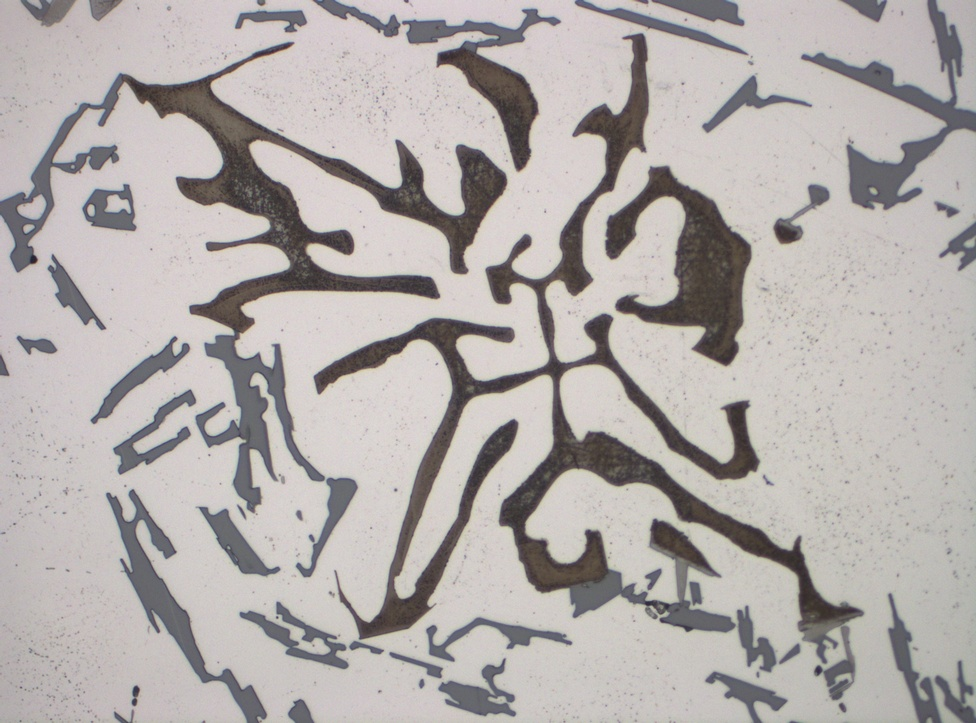
%> input picture mikrostruktura.jpg, 976 x 723 px, shrunk from 2080 x 1540 before the run
$ octave Color_segmentation.m   (GNU Octave 9; MATLAB toolbox functions it lacks are replaced by stand-ins)
%> lines starting %> are read from the running program, lines starting %| are printed output that depends on the picture; in (x1, y1, x2, y2) boxes, pixels count from 0 and x2, y2 are one past the last pixel; in counts of white or black regions, pixels touching at a corner belong together; the program's own positions count from 1
%%
clear all;
I = imread('mikrostruktura.jpg');
%> I is the input picture: size 723x976x3 uint8; mean R, G, B 177.9, 172.5, 170.6
imshow(I);
%% RGB color space
rmat = I(:,:,1);
gmat = I(:,:,2);
bmat = I(:,:,3);


subplot(2,2,1); imshow(rmat);
title('Red');
subplot(2,2,2); imshow(gmat);
title('green');
subplot(2,2,3); imshow(bmat);
title('blue');
subplot(2,2,4); imshow(I);
title('orginal');

%% Thresh hodling on each layer

levelr = 0.63;
levelg = 0.5;
levelb = 0.4;

i1=im2bw(rmat, levelr);
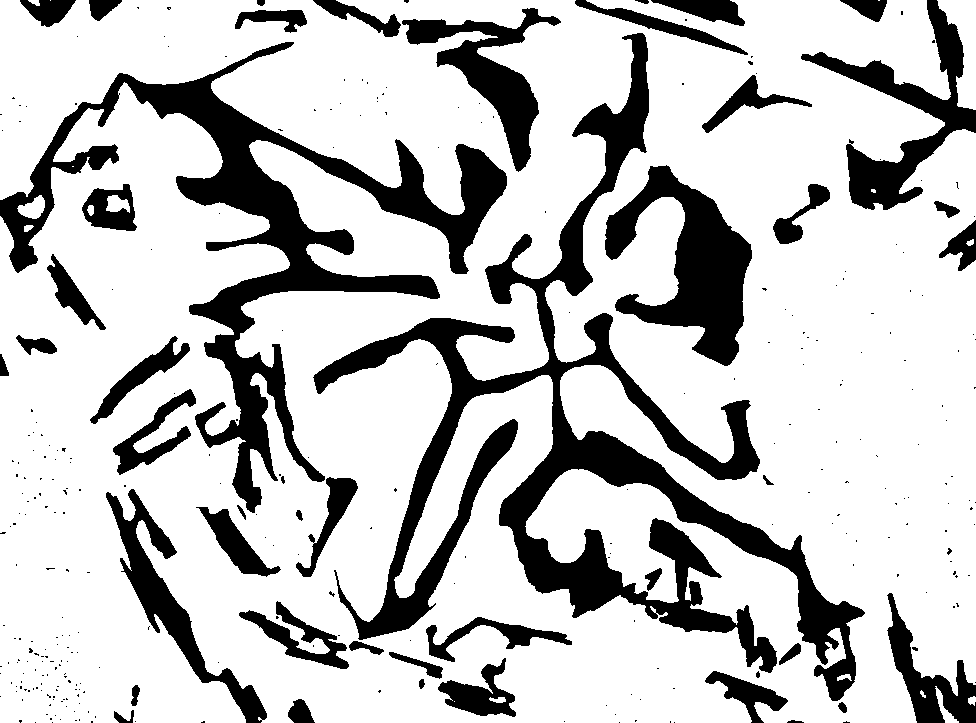
%> i1: size 723x976 logical; 76.8% white; 331 black regions (283 under 20 px), largest, box (x1, y1, x2, y2) and area: (313, 33, 865, 701) 54540, (0, 42, 507, 513) 38349, (605, 165, 752, 366) 13045
i2=im2bw(gmat, levelg);
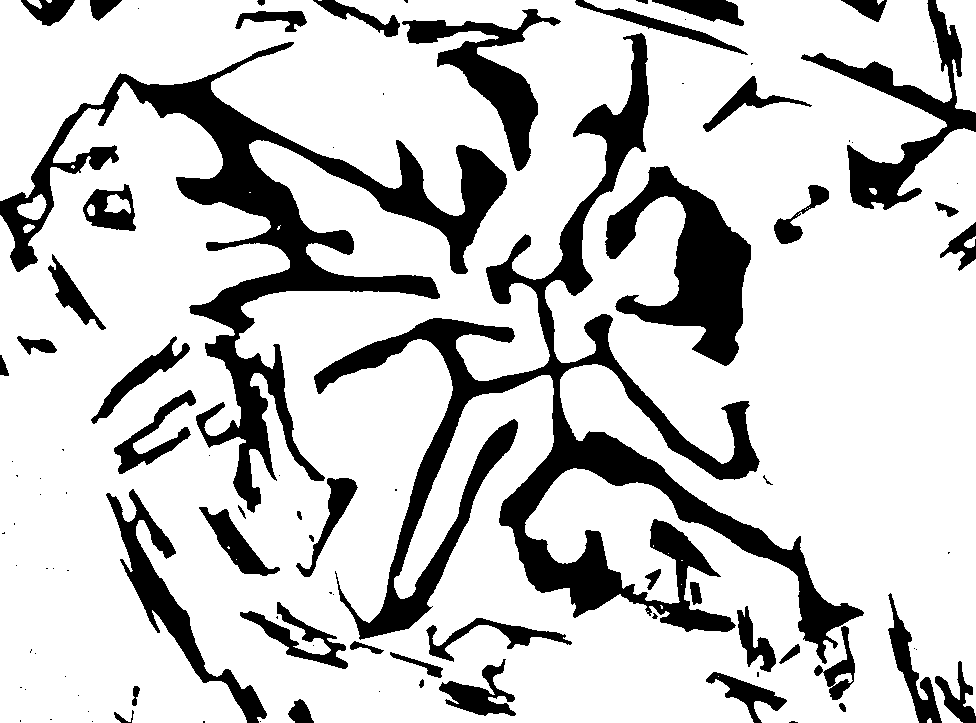
%> i2: size 723x976 logical; 78.7% white; 98 black regions (48 under 20 px), largest, box (x1, y1, x2, y2) and area: (314, 33, 864, 664) 48692, (0, 42, 507, 513) 36336, (605, 166, 751, 366) 12636
i3=im2bw(bmat, levelb);
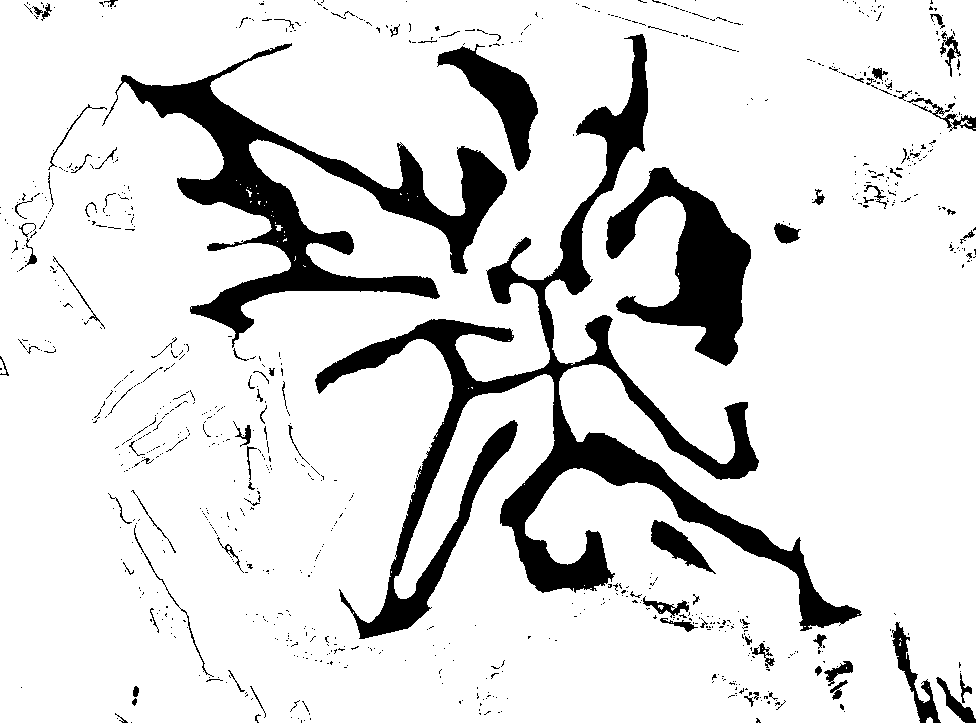
%> i3: size 723x976 logical; 86.8% white; 875 black regions (779 under 20 px), largest, box (x1, y1, x2, y2) and area: (315, 34, 862, 639) 40560, (102, 43, 507, 348) 24223, (606, 167, 751, 366) 12200

Isum = (i1&i2&i3);

%plots
subplot(2,2,1); imshow(i1);
title('Red');
subplot(2,2,2); imshow(i2);
title('green');
subplot(2,2,3); imshow(i3);
title('blue');
subplot(2,2,4); imshow(Isum);
title('SUM');

%% Invernt background
close;
Icomp = imcomplement(Isum);
Ifilled = imfill(Icomp, 'holes');
%> Ifilled: size 723x976 logical; 23.4% white; 331 white regions (283 under 20 px), largest, box (x1, y1, x2, y2) and area: (313, 33, 865, 701) 54625, (0, 42, 507, 513) 38805, (605, 165, 752, 366) 13045
figure;
imshow(Ifilled);

%% SE
se = strel('disk', 5);
Iopenned = imopen(Ifilled, se);
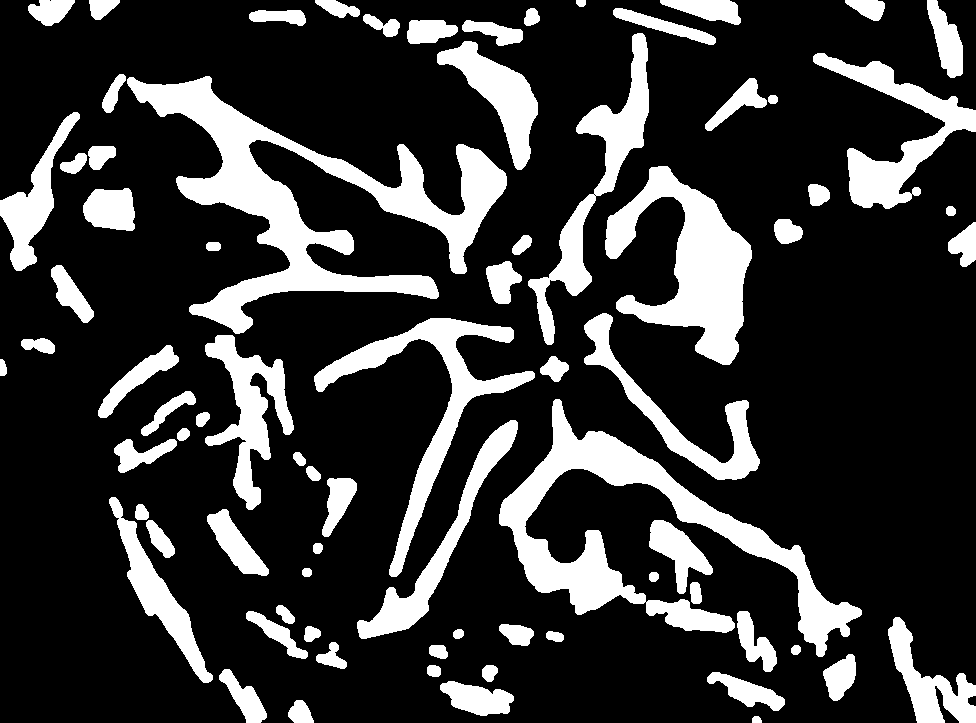
%> Iopenned: size 723x976 logical; 21.6% white; 77 white regions
imshow(Iopenned);
%%

Iregion = regionprops(Iopenned, 'centroid');
%> Iregion = 77 regions; first 5, Centroid: [34.4 202.5], [3.6 368.7], [39.6 345.9], [51.2 11.5], [71.6 294.9]
[labeled, numObj] = bwlabel(Iopenned, 4);
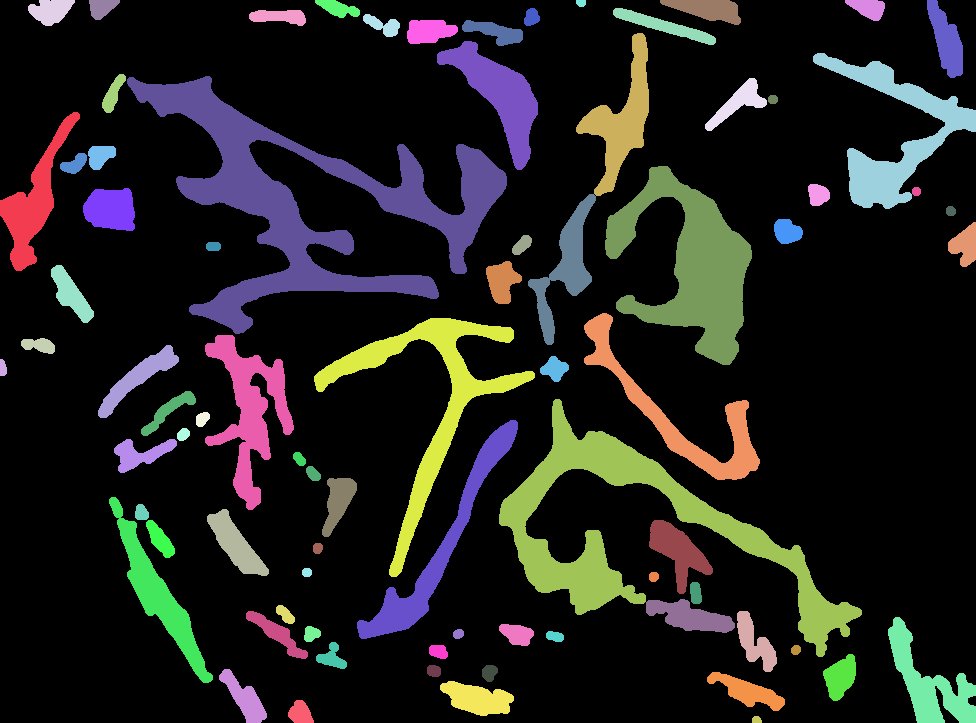
%> labeled: size 723x976 double; 81 distinct labels, from 0 to 80; one colour per label, 0 black
%> numObj = 80
stats = regionprops(labeled,'Eccentricity','Area','BoundingBox');
%> stats = 80 regions; largest, box (x1, y1, x2, y2), Area and Eccentricity: (127, 76, 507, 334) 25206 0.812, (499, 399, 862, 657) 18108 0.886, (605, 166, 752, 365) 12964 0.776, (314, 318, 535, 577) 8853 0.732, (813, 53, 976, 209) 7079 0.585
areas = [stats.Area];
%> areas = 80 values, max 25206 at index 14, min 60 at index 68, mean 1903.7
eccentricies = [stats.Eccentricity];
%> eccentricies = 80 values, max 0.994 at index 59, min 0 at index 77, mean 0.78

%% Use analis
idxOf = find(eccentricies);
%> idxOf = 79 values from 1 to 80
statsDef = stats(idxOf);
%> statsDef = 79 regions; largest, box (x1, y1, x2, y2), Area and Eccentricity: (127, 76, 507, 334) 25206 0.812, (499, 399, 862, 657) 18108 0.886, (605, 166, 752, 365) 12964 0.776, (314, 318, 535, 577) 8853 0.732, (813, 53, 976, 209) 7079 0.585

imshow(I);
hold on;
for idx=1: length(idxOf);
    h = rectangle('Position', statsDef(idx).BoundingBox, 'LineWidth', 2);
    set(h, 'EdgeColor', [0.75 0 0]);
    hold on;
end
%> this loop made 79 passes
if idx > 10
    title(['There are', num2str(numObj), ' objects in the image!']);
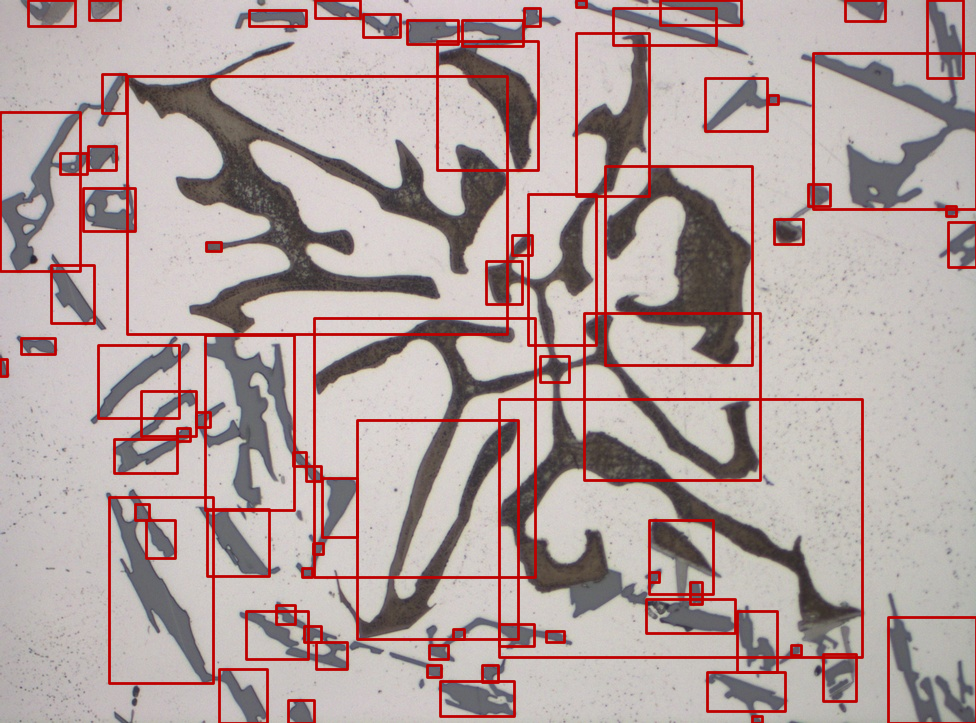
%> figure redrawn from the program's plot data; its title reads 'There are80 objects in the image!'
else
    title(['There are', num2str(numObj), ' objects in the image ?']);
end
hold off;
